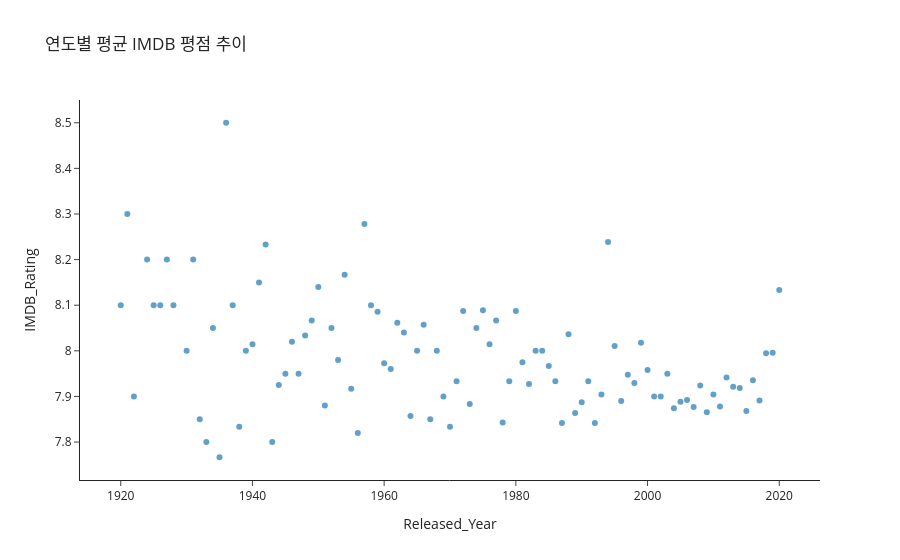

Notebook code for this chart:
### Code cell
# C2. 연도별 평균 평점 추이 scatter


year_rating = imdb.copy()

year_rating['Released_Year'] = pd.to_numeric(
    year_rating['Released_Year'],
    errors='coerce'
)

year_rating = year_rating.dropna(subset=['Released_Year'])

year_rating['Released_Year'] = year_rating['Released_Year'].astype(int)

year_summary = (
    year_rating.groupby('Released_Year')['IMDB_Rating']
    .mean()
    .reset_index()
)

fig = px.scatter(
    year_summary,
    x='Released_Year',
    y='IMDB_Rating',
    title='연도별 평균 IMDB 평점 추이',
    template='simple_white',
    opacity=0.7
)

fig.show()
fig.write_html('C2_year_rating.html')

### Figure 1 — Plotly figure (JSON) as saved in the notebook; plotly's stock layout.template omitted (floating-point values rounded to 4 significant figures)
{"data": [{"hovertemplate": "Released_Year=%{x}<br>IMDB_Rating=%{y}<extra></extra>", "legendgroup": "", "marker": {"color": "#1F77B4", "opacity": 0.7, "symbol": "circle"}, "mode": "markers", "name": "", "orientation": "v", "showlegend": false, "type": "scatter", "x": [1920, 1921, 1922, 1924, 1925, 1926, 1927, 1928, 1930, 1931, 1932, 1933, 1934, 1935, 1936, 1937, 1938, 1939, 1940, 1941, 1942, 1943, 1944, 1945, 1946, 1947, 1948, 1949, 1950, 1951, 1952, 1953, 1954, 1955, 1956, 1957, 1958, 1959, 1960, 1961, 1962, 1963, 1964, 1965, 1966, 1967, 1968, 1969, 1970, 1971, 1972, 1973, 1974, 1975, 1976, 1977, 1978, 1979, 1980, 1981, 1982, 1983, 1984, 1985, 1986, 1987, 1988, 1989, 1990, 1991, 1992, 1993, 1994, 1995, 1996, 1997, 1998, 1999, 2000, 2001, 2002, 2003, 2004, 2005, 2006, 2007, 2008, 2009, 2010, 2011, 2012, 2013, 2014, 2015, 2016, 2017, 2018, 2019, 2020], "xaxis": "x", "y": [8.1, 8.3, 7.9, 8.2, 8.1, 8.1, 8.2, 8.1, 8.0, 8.2, 7.85, 7.8, 8.05, 7.767, 8.5, 8.1, 7.833, 8.0, 8.014, 8.15, 8.233, 7.8, 7.925, 7.95, 8.02, 7.95, 8.033, 8.067, 8.14, 7.88, 8.05, 7.98, 8.167, 7.917, 7.82, 8.278, 8.1, 8.086, 7.973, 7.96, 8.062, 8.04, 7.857, 8.0, 8.057, 7.85, 8.0, 7.9, 7.833, 7.933, 8.088, 7.883, 8.05, 8.089, 8.014, 8.067, 7.843, 7.933, 8.088, 7.975, 7.927, 8.0, 8.0, 7.967, 7.933, 7.842, 8.036, 7.864, 7.888, 7.933, 7.842, 7.904, 8.238, 8.011, 7.89, 7.947, 7.929, 8.018, 7.958, 7.9, 7.9, 7.95, 7.874, 7.888, 7.892, 7.877, 7.924, 7.866, 7.904, 7.878, 7.942, 7.921, 7.919, 7.868, 7.936, 7.891, 7.995, 7.996, 8.133], "yaxis": "y"}], "layout": {"legend": {"tracegroupgap": 0}, "title": {"text": "연도별 평균 IMDB 평점 추이"}, "xaxis": {"anchor": "y", "domain": [0, 1], "title": {"text": "Released_Year"}}, "yaxis": {"anchor": "x", "domain": [0, 1], "title": {"text": "IMDB_Rating"}}}}
